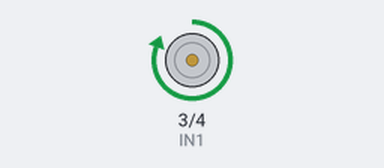
Bench run of a sketch on a simulated Arduino Uno, built with avr-gcc and run on an emulated ATmega328P. Shown: motor-driver pin pairs drawn as motors (green arrow = first pin HIGH = forward, orange = second pin HIGH = backward, longer = more drive, scaled by the enable pin).

Above: at 3.8 s.
At 11.4 s:
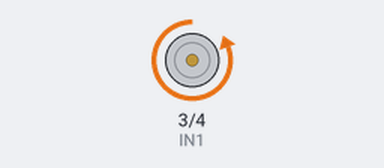
Timing chart, 0 to 19.8 s (numbered marks = the images above):
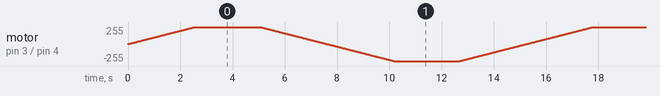

The sketch:

PWM_DC_motor.ino
```cpp
#define IN1 3
#define IN2 4
#define ENA 9

void setup() {
  pinMode(IN1, OUTPUT);
  pinMode(IN2, OUTPUT);
  pinMode(ENA, OUTPUT);
}

void loop() {
  goForwards();
  for (int i = 0; i <= 255; i++) {
    analogWrite(ENA, i);
    delay(10);
  }

  analogWrite(ENA, 255);
  delay(2500);

  for (int i = 255; i >= 0; i--) {
    analogWrite(ENA, i);
    delay(10);
  }
  goBackwards();
  for (int i = 0; i <= 255; i++) {
    analogWrite(ENA, i);
    delay(10);
  }

  analogWrite(ENA, 255);
  delay(2500);

  for (int i = 255; i >= 0; i--) {
    analogWrite(ENA, i);
    delay(10);
  }
}

void goForwards() {
  digitalWrite(IN1, HIGH);
  digitalWrite(IN2, LOW);
}

void goBackwards() {
  digitalWrite(IN1, LOW);
  digitalWrite(IN2, HIGH);
}

void coastStop() {
  digitalWrite(IN1, HIGH);
  digitalWrite(IN2, HIGH);
}
```
